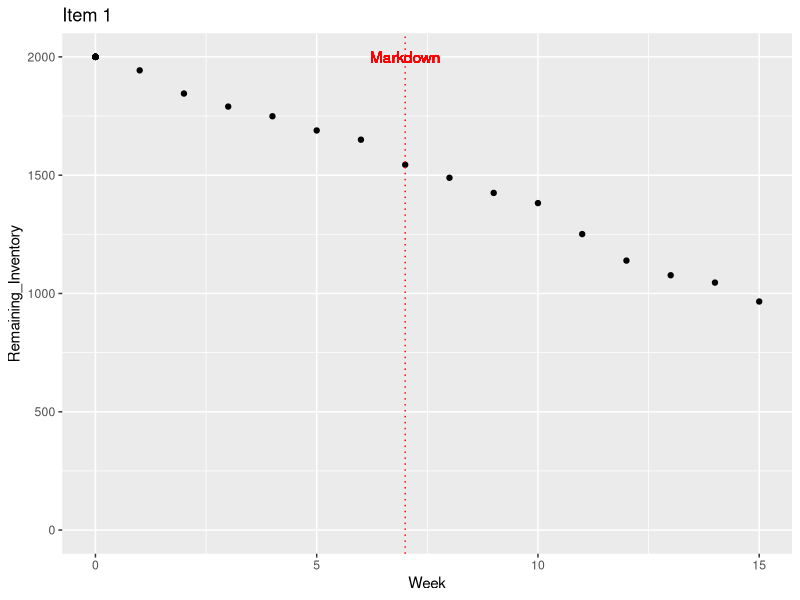
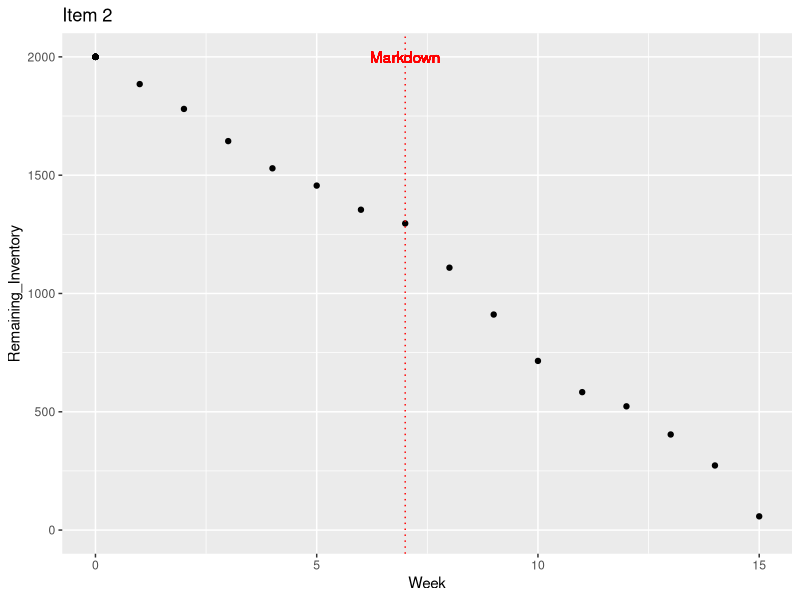
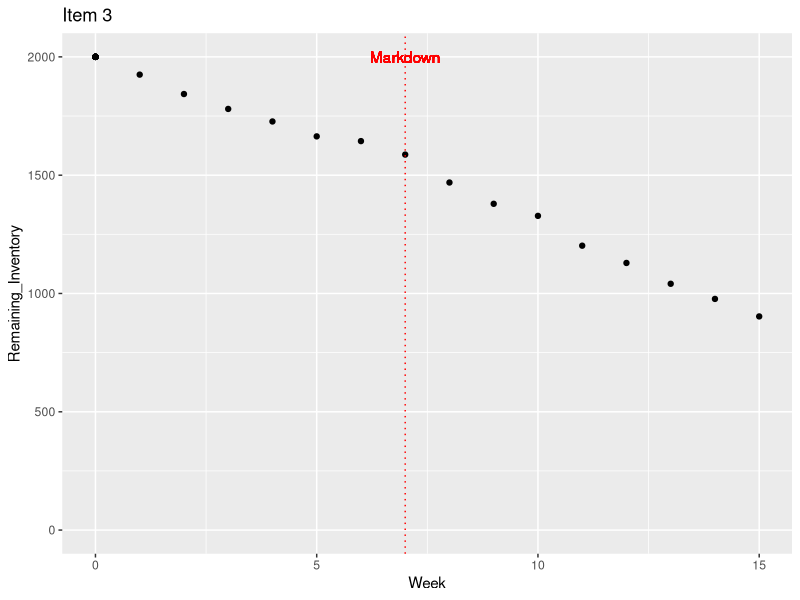
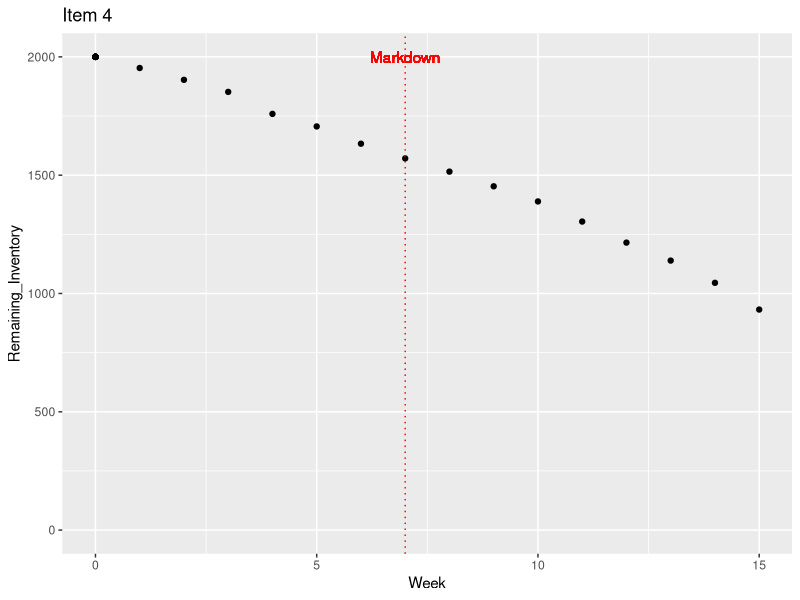
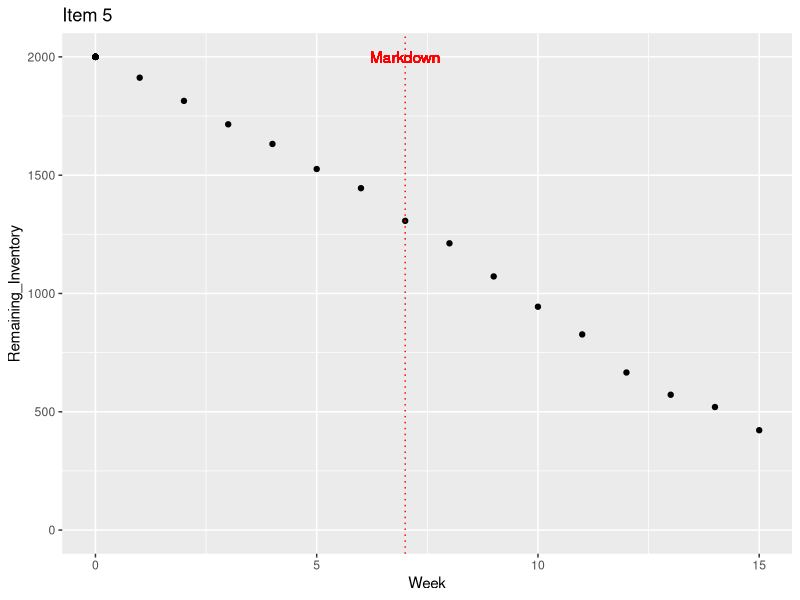
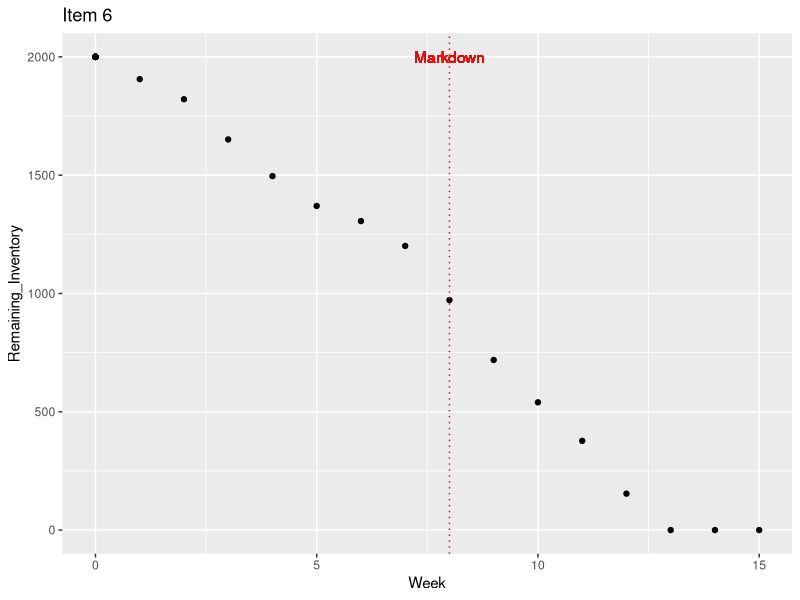
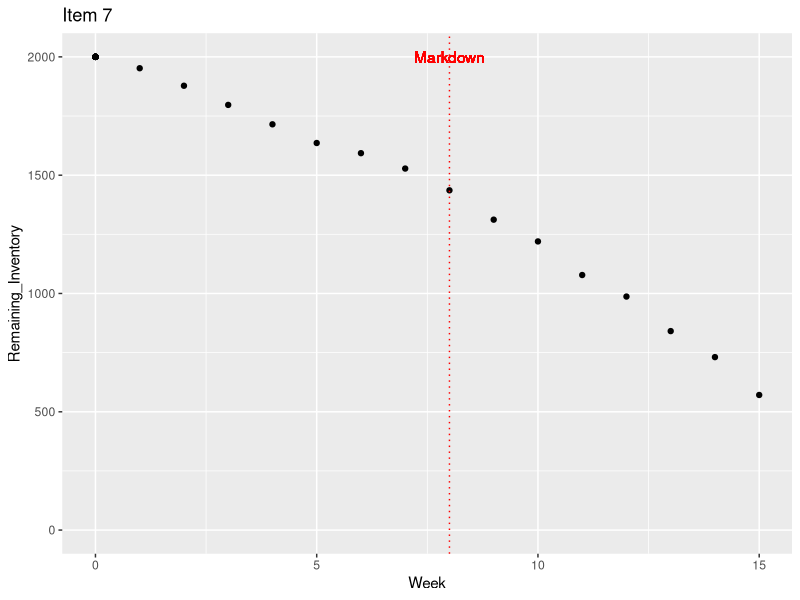
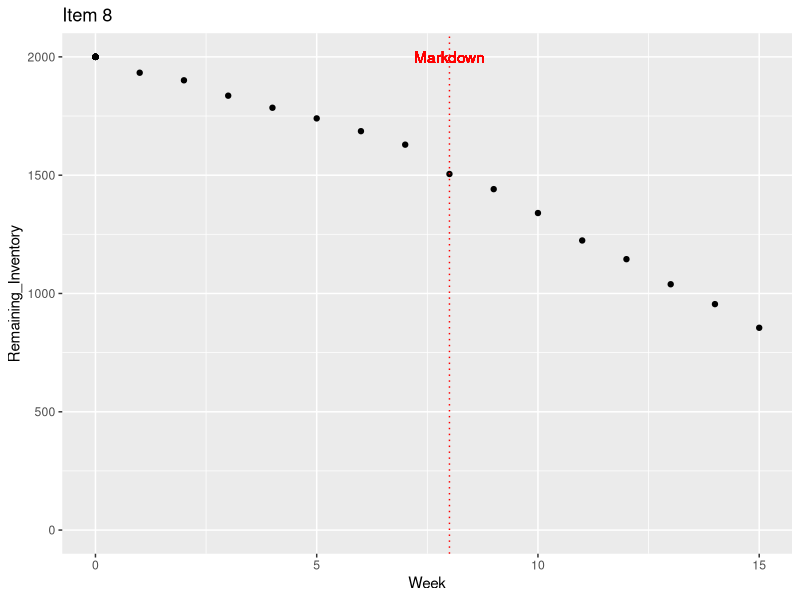

Write R code to recreate these figures, in order.
## ---- chunk 1
knitr::opts_chunk$set(echo = TRUE)

library("readxl")
library(ggplot2)
## ---- chunk 2
sales <- read_excel("sales-data_clean.xlsx")
sales
## ---- chunk 3
sales['markdown'] <- NA
for (i in seq(1, nrow(sales), by=15)) {
  j = i+13
  for (k in i:j) {
    if (sales[k, 'Price'] != sales[k+1, 'Price']) {
      sales[k+1, 'markdown'] <- (60 - sales[k+1, 'Price'])/60*100
    }
  }
}
sales
## ---- chunk 4
plot_strategy <- function(data, col, miny, maxy, min_limit, max_limit) {
  vlines <- c()
  for (row in 1:nrow(data)){
    if (!is.na(data$markdown[row])){
      vlines <- append(vlines, data$Week[row])
    }
  }
  p <- ggplot(data, aes_string("Week", col)) + geom_point() +
    geom_point(aes(x=miny, y=maxy)) + xlim(0, 15) + ylim(min_limit, max_limit) +
    geom_vline(xintercept = vlines, color="red", linetype = "dotted") + 
    geom_text(aes(x=vlines, label="Markdown", y=max_limit), colour="red") +
    ggtitle(paste("Item", data$Item[1]))
  p
}
## ---- chunk 5
for (i in seq(1, nrow(sales), by=15)) {
  j = i + 14
  print(plot_strategy(sales[i:j,], "Remaining_Inventory", 0, 2000, 0, 2000))
}
## ---- chunk 6
sales['sales_diff'] <- NA
for (i in seq(1, nrow(sales), by=15)) {
  j = i+13
  for (k in i:j) {
    sales[k+1, 'sales_diff'] <- round((sales[k+1, 'Sales'] - sales[k, 'Sales']) / sales[k, 'Sales'], 2)
  }
}
sales
## ---- chunk 7
for (i in seq(1, nrow(sales), by=15)) {
  j = i + 14
  print(plot_strategy(sales[i:j,], "sales_diff", 0, 0, -2.5, 2.5))
}
## ---- chunk 8
calculate_revenue <- function(data) {
  revenue = 0
  for(row in 1:nrow(data)){
    revenue = revenue + data$Price[row] * data$Sales[row]
  }
  return(revenue)
}
## ---- chunk 9
strategize <- function(data){
  for (row in 1:nrow(data)){
    if (!is.na(data$markdown[row])) {
      col <- c(data$Item[row], data$Week[row], data$markdown[row], 
               calculate_revenue(data), data$Remaining_Inventory[nrow(data)])
      strategy[nrow(strategy) + 1,] <- col
    }
  }
  return(strategy)
}
## ---- chunk 10
# add first row to remove later
item <- c(0)
week <- c(0)
markdown <- c(0)
revenue <- c(0)
remaining <- c(0)
strategy <- data.frame(item, week, markdown, revenue, remaining)

for (i in seq(1, nrow(sales), by=15)) {
  j = i + 14
  strategy <- strategize(sales[i:j,])
}

# remove first row
strategy = strategy[-1,]
rownames(strategy) <- 1:nrow(strategy)
strategy
## ---- chunk 11
strategy_ordered <- strategy[order(strategy$remaining, decreasing = FALSE),]
strategy_ordered
